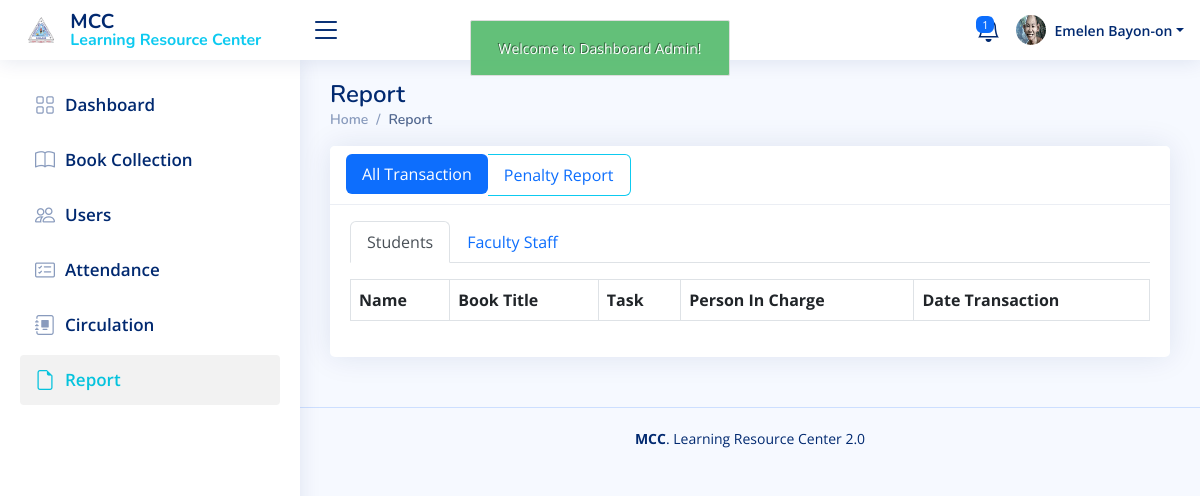
The app's page /admin/report.php (signed in), older data.
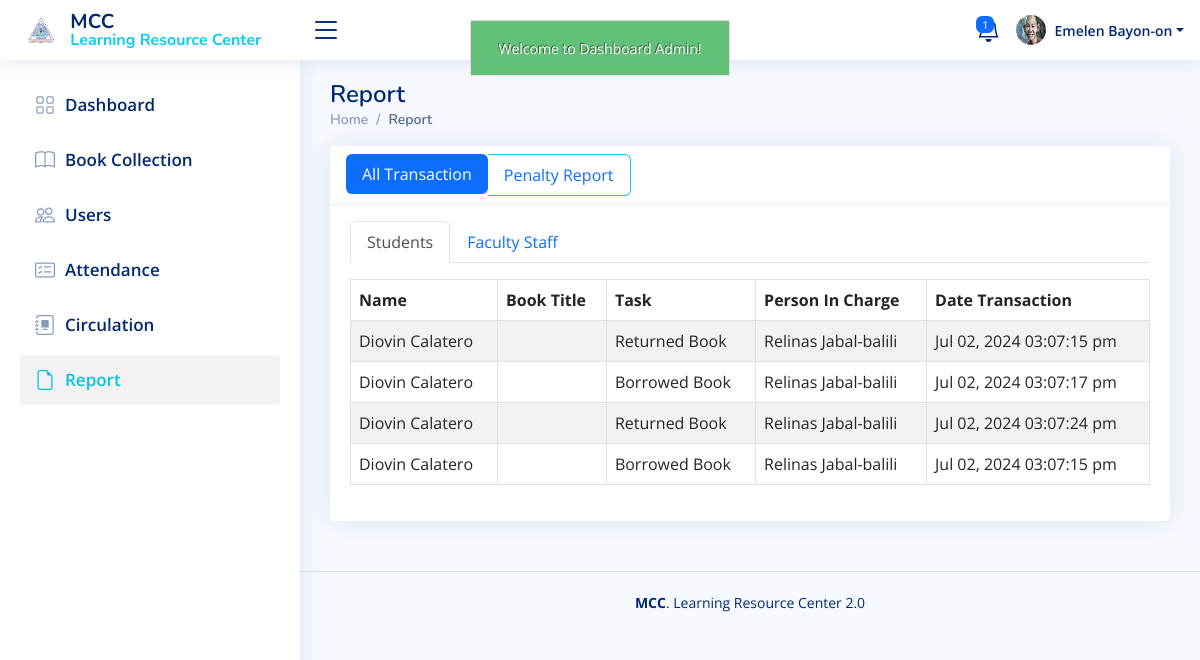
The same page, newer data.
### tables this page shows
CREATE TABLE `report` (
  `report_id` int(11) NOT NULL,
  `book_id` int(11) NOT NULL,
  `user_id` int(11) NOT NULL,
  `faculty_id` int(11) NOT NULL,
  `admin_name` varchar(100) NOT NULL,
  `detail_action` varchar(100) NOT NULL,
  `date_transaction` datetime NOT NULL
);

CREATE TABLE `user` (
  `user_id` int(11) NOT NULL,
  `user_log_id` int(11) NOT NULL,
  `lastname` varchar(45) NOT NULL,
  `firstname` varchar(45) NOT NULL,
  `middlename` varchar(45) NOT NULL,
  `gender` varchar(20) NOT NULL,
  `course` varchar(45) NOT NULL,
  `address` varchar(100) NOT NULL,
  `cell_no` varchar(25) NOT NULL,
  `birthdate` varchar(45) NOT NULL,
  `email` varchar(50) NOT NULL,
  `year_level` varchar(45) NOT NULL,
  `student_id_no` varchar(45) NOT NULL,
  `username` varchar(50) NOT NULL,
  `password` varchar(255) NOT NULL,
  `cpassword` varchar(255) NOT NULL,
  `role_as` varchar(50) NOT NULL,
  `status` varchar(50) NOT NULL,
  `user_added` datetime NOT NULL,
  `qr_code` varchar(255) NOT NULL,
  `reset_token` varchar(100) NOT NULL,
  `token_expiry` datetime NOT NULL
);

### admin/report.php (the view, shortened to what the changed rows need)
<?php
include('authentication.php');
include('includes/header.php');
?>
<main id="main" class="main" data-aos="fade-down">
     <div class="pagetitle">
          <h1>Report</h1>
     </div>
     <section class="section">
          <div class="row">
               <div class="col-lg-12">
                    <div class="card">
                         <div class="card-body">
                              <div class="table-responsive mt-3">
                                   <div class="tab-content mt-3" id="myTabContent">
                                        <div class="tab-pane fade show active" id="student-tab-pane">
                                             <table id="myDataTable" cellpadding="0" cellspacing="0" border="0"
                                                  class="table table-striped table-bordered">
                                                  <thead>
                                                       <tr>
                                                            <th>Name</th>
                                                            <th>Book Title</th>
                                                            <th>Task</th>
                                                            <th>Person In Charge</th>
                                                            <th>Date Transaction</th>
                                                       </tr>
                                                  </thead>
                                                  <tbody>
                                                       <?php
                                             $result= mysqli_query($con,"SELECT * from report
                                             LEFT JOIN book ON report.book_id = book.book_id
                                             LEFT JOIN user ON report.user_id = user.user_id
                                             order by report.report_id DESC ");
                                             while ($row= mysqli_fetch_array ($result) ){
                                             $user_name=$row['firstname']." ".$row['lastname'];
                                             ?>
                                                       <?php if(isset($row['user_id'])) :?>
                                                       <tr>
                                                            <td><?php echo $user_name; ?></td>
                                                            <td><?php echo $row['title']; ?></td>
                                                            <td><?php echo $row['detail_action']; ?></td>
                                                            <td><?php echo $row['admin_name']; ?></td>
                                                            <td><?php echo date("M d, Y h:m:s a",strtotime($row['date_transaction'])); ?>
                                                            </td>
                                                       </tr>
                                                       <?php endif; ?>
                                                       <?php } ?>
                                                  </tbody>
                                             </table>
                                        </div>
                                   </div>
                              </div>
                         </div>
                    </div>
               </div>
          </div>
     </section>
</main>
<?php
include('./includes/script.php');
?>

Row changes from the older to the newer data that the page shows:
added report: user.lastname "Diovin Calatero", detail_action "Returned Book", admin_name "Relinas Jabal-balili", date_transaction "Jul 02, 2024 03:07:15 pm"
added report: user.lastname "Diovin Calatero", detail_action "Borrowed Book", admin_name "Relinas Jabal-balili", date_transaction "Jul 02, 2024 03:07:17 pm"
added report: user.lastname "Diovin Calatero", detail_action "Returned Book", admin_name "Relinas Jabal-balili", date_transaction "Jul 02, 2024 03:07:24 pm"
added report: user.lastname "Diovin Calatero", detail_action "Borrowed Book", admin_name "Relinas Jabal-balili", date_transaction "Jul 02, 2024 03:07:15 pm"
